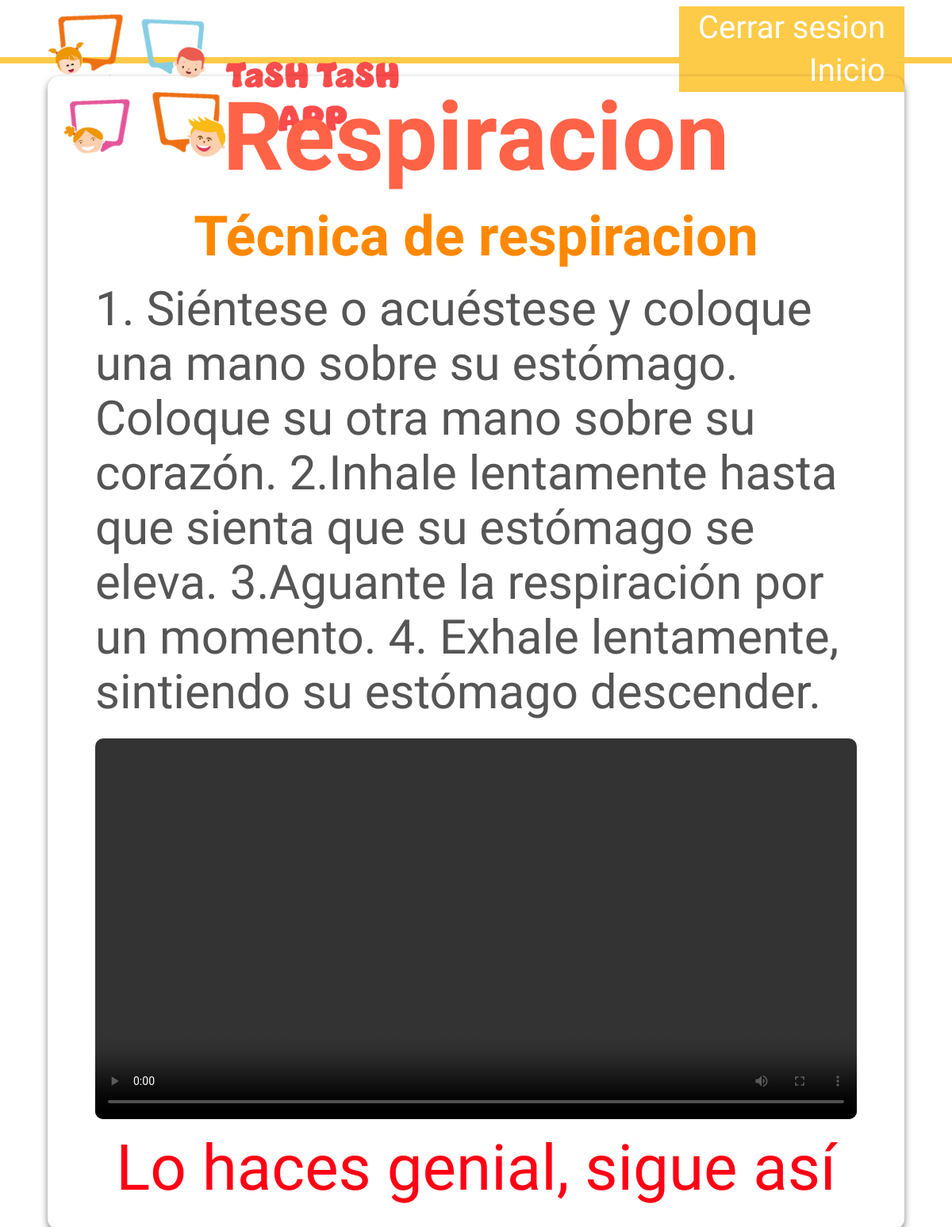
Page /respiracion/respiracion/ (signed in) on the committed database.
### respiracion/models.py (models this page shows, shortened)
class Respiracion_info(models.Model):
    nombre= models.TextField(max_length=100, verbose_name="nombre")
    instrucciones = models.TextField(max_length=1000, verbose_name="instrucciones_actividad")
    video = models.FileField(upload_to='videos/', null=False, verbose_name="video")

### respiracion/views.py (the view)
# urls.py: path('respiracion/',Respiracion_view.as_view(), name='respiracion_instrucciones')
class Respiracion_view(LoginRequiredMixin, ListView): #se crea una clase que hereda de ListView
    model = Respiracion_info #traer el nombre de como llamamos a la clase que hicimos en models
    template_name = 'respiracion/respiracion.html' #traer el nombre de la plantilla html
    context_object_name = 'instrucciones' #traer el nombre de la variable que se va a usar en la plantilla html
    def get_queryset(self):
        longitud = len(Respiracion_info.objects.all())
        modulo_seleccionado = random.randint(1, longitud)
        queryset = Respiracion_info.objects.all()[modulo_seleccionado-1:modulo_seleccionado]
        return queryset

### respiracion/templates/respiracion/respiracion.html
{% extends "base.html" %}
{% load static %}
{% block extra_styles %}
    <link rel="stylesheet" href="{% static 'css/style_respiracion.css' %}">
{% endblock extra_styles %}
{% block content %}
<div class="content" >
    <h2>Respiracion</h2>
    {% for instruccion in instrucciones %}
        <h3>{{instruccion.nombre}}</h3>
        <p>{{instruccion.instrucciones}}</p>
        <video controls>
            <source src="{{instruccion.video.url}}" type="video/mp4">
        </video>
    {% endfor %}
    <p class="destacado">Lo haces genial, sigue así</p>
</div>
{% endblock content %}

### static/css/base.css (style rules this page uses)
:root { --color-titulo: #ff6347; --color-subtitulo: #ff8800; --color-parrafo: #555; --color-destacado: #ff0015; --font-size-titulo: 12rem; --font-size-subtitulo: 7rem; --font-size-parrafo: 6rem; --font-size-destacado: 8rem; }
* { margin: 0; padding: 0; box-sizing: border-box; font-family: "Concert One", cursive; }
html { font-size: 62.5%; }
.content { width: 90vw; border-radius: 15px; margin-top: 2vh; padding: 1vh 5vw; box-shadow: 0 4px 8px rgba(0, 0, 0, 0.5); display: flex; flex-direction: column; align-items: center; justify-content: space-evenly; }

### respiracion/static/css/style_respiracion.css (style rules this page uses)
h2 { color: var(--color-titulo); font-size: var(--font-size-titulo); text-align: center; margin-bottom: 2vh; }
h3 { color: var(--color-subtitulo); font-size: var(--font-size-subtitulo); text-align: center; margin-bottom: 2vh; }
p { color: var(--color-parrafo); font-size: var(--font-size-parrafo); text-align: left; margin-bottom: 3vh; }
video { width: 80vw; border-radius: 10px; display: block; margin-bottom: 2vh; }
p.destacado { color: var(--color-destacado); font-size: var(--font-size-destacado); text-align: center; }

### rows in the picture
Respiracion_info: nombre "Técnica de respiracion", instrucciones "1. Siéntese o acuéstese y coloque una mano sobre su estómago. Coloque su otra mano sobre su corazón. 2.Inhale lentamente hasta que sienta que su estómago se eleva. 3.Aguante la respiración por un momento. 4. Exhale lentamente, sintiendo su estómago descender."
